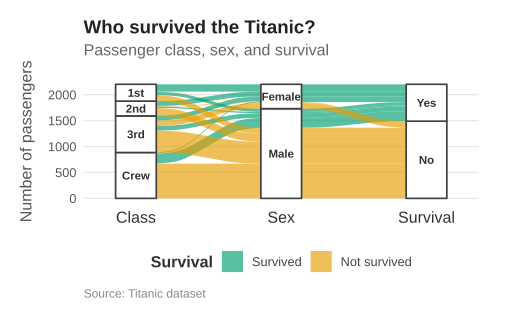

The R source for this figure:
library(ggplot2)
library(ggalluvial)
library(dplyr)

dat <- as.data.frame(Titanic) |>
  group_by(Class, Sex, Survived) |>
  summarise(
    n = sum(Freq),
    .groups = "drop"
  ) |>
  mutate(
    Class = factor(Class, levels = c("1st", "2nd", "3rd", "Crew")),
    Sex = factor(Sex, levels = c("Female", "Male")),
    Survived = factor(Survived, levels = c("Yes", "No"))
  )

survival_cols <- c(
  "Yes" = "#009E73",
  "No" = "#E69F00"
)

ggplot(
  dat,
  aes(
    axis1 = Class,
    axis2 = Sex,
    axis3 = Survived,
    y = n
  )
) +
  geom_alluvium(
    aes(fill = Survived),
    width = 0.28,
    alpha = 0.65,
    color = NA
  ) +
  geom_stratum(
    width = 0.28,
    fill = "white",
    color = "#404040",
    linewidth = 0.6
  ) +
  geom_text(
    stat = "stratum",
    aes(label = after_stat(stratum)),
    size = 3,
    fontface = "bold",
    color = "#303030"
  ) +
  scale_x_discrete(
    limits = c("Class", "Sex", "Survived"),
    labels = c("Class", "Sex", "Survival"),
    expand = c(0.12, 0.12)
  ) +
  scale_fill_manual(
    name = "Survival",
    values = survival_cols,
    labels = c(
      "Yes" = "Survived",
      "No" = "Not survived"
    )
  ) +
  labs(
    title = "Who survived the Titanic?",
    subtitle = "Passenger class, sex, and survival",
    x = NULL,
    y = "Number of passengers",
    caption = "Source: Titanic dataset"
  ) +
  theme_minimal(base_size = 12) +
  theme(
    panel.grid.major.x = element_blank(),
    panel.grid.minor = element_blank(),
    panel.grid.major.y = element_line(
      color = "#E5E5E5",
      linewidth = 0.4
    ),
    axis.text.x = element_text(
      size = 12,
      color = "#303030"
    ),
    axis.text.y = element_text(
      color = "#555555"
    ),
    axis.title.y = element_text(
      color = "#555555",
      margin = margin(r = 10)
    ),
    legend.position = "bottom",
    legend.title = element_text(
      face = "bold",
      color = "#303030"
    ),
    legend.text = element_text(
      color = "#444444"
    ),
    plot.title = element_text(
      size = 14,
      face = "bold",
      color = "#222222",
      margin = margin(b = 5)
    ),
    plot.subtitle = element_text(
      size = 12,
      color = "#666666",
      margin = margin(b = 15)
    ),
    plot.caption = element_text(
      size = 9,
      color = "#888888",
      hjust = 0
    ),
    plot.margin = margin(15, 25, 15, 15)
  )
